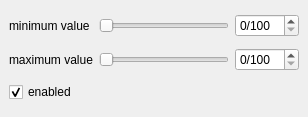
<?xml version="1.0" encoding="UTF-8"?>
<ui version="4.0">
 <class>Form</class>
 <widget class="QWidget" name="Form">
  <property name="geometry">
   <rect>
    <x>0</x>
    <y>0</y>
    <width>308</width>
    <height>117</height>
   </rect>
  </property>
  <property name="sizePolicy">
   <sizepolicy hsizetype="Preferred" vsizetype="Minimum">
    <horstretch>0</horstretch>
    <verstretch>0</verstretch>
   </sizepolicy>
  </property>
  <property name="windowTitle">
   <string>Form</string>
  </property>
  <layout class="QVBoxLayout" name="verticalLayout">
   <property name="leftMargin">
    <number>0</number>
   </property>
   <property name="topMargin">
    <number>0</number>
   </property>
   <property name="rightMargin">
    <number>0</number>
   </property>
   <property name="bottomMargin">
    <number>0</number>
   </property>
   <item>
    <widget class="QWidget" name="widget" native="true">
     <property name="sizePolicy">
      <sizepolicy hsizetype="Preferred" vsizetype="Minimum">
       <horstretch>0</horstretch>
       <verstretch>0</verstretch>
      </sizepolicy>
     </property>
     <layout class="QGridLayout" name="gridLayout">
      <item row="0" column="0">
       <widget class="QLabel" name="label">
        <property name="text">
         <string>minimum value</string>
        </property>
       </widget>
      </item>
      <item row="0" column="1">
       <widget class="QSlider" name="_minSlider">
        <property name="minimumSize">
         <size>
          <width>100</width>
          <height>0</height>
         </size>
        </property>
        <property name="orientation">
         <enum>Qt::Horizontal</enum>
        </property>
       </widget>
      </item>
      <item row="0" column="2">
       <widget class="QSpinBox" name="_minSpin">
        <property name="suffix">
         <string>/100</string>
        </property>
        <property name="prefix">
         <string/>
        </property>
       </widget>
      </item>
      <item row="1" column="0">
       <widget class="QLabel" name="label_2">
        <property name="text">
         <string>maximum value</string>
        </property>
       </widget>
      </item>
      <item row="1" column="1">
       <widget class="QSlider" name="_maxSlider">
        <property name="minimumSize">
         <size>
          <width>100</width>
          <height>0</height>
         </size>
        </property>
        <property name="orientation">
         <enum>Qt::Horizontal</enum>
        </property>
       </widget>
      </item>
      <item row="1" column="2">
       <widget class="QSpinBox" name="_maxSpin">
        <property name="suffix">
         <string>/100</string>
        </property>
       </widget>
      </item>
      <item row="2" column="0">
       <widget class="QCheckBox" name="checkBox">
        <property name="text">
         <string>enabled</string>
        </property>
        <property name="checked">
         <bool>true</bool>
        </property>
       </widget>
      </item>
     </layout>
    </widget>
   </item>
  </layout>
 </widget>
 <resources/>
 <connections>
  <connection>
   <sender>_minSlider</sender>
   <signal>valueChanged(int)</signal>
   <receiver>_minSpin</receiver>
   <slot>setValue(int)</slot>
   <hints>
    <hint type="sourcelabel">
     <x>200</x>
     <y>17</y>
    </hint>
    <hint type="destinationlabel">
     <x>280</x>
     <y>20</y>
    </hint>
   </hints>
  </connection>
  <connection>
   <sender>_maxSlider</sender>
   <signal>valueChanged(int)</signal>
   <receiver>_maxSpin</receiver>
   <slot>setValue(int)</slot>
   <hints>
    <hint type="sourcelabel">
     <x>180</x>
     <y>45</y>
    </hint>
    <hint type="destinationlabel">
     <x>267</x>
     <y>51</y>
    </hint>
   </hints>
  </connection>
  <connection>
   <sender>_minSpin</sender>
   <signal>valueChanged(int)</signal>
   <receiver>_minSlider</receiver>
   <slot>setValue(int)</slot>
   <hints>
    <hint type="sourcelabel">
     <x>237</x>
     <y>10</y>
    </hint>
    <hint type="destinationlabel">
     <x>186</x>
     <y>17</y>
    </hint>
   </hints>
  </connection>
  <connection>
   <sender>_maxSpin</sender>
   <signal>valueChanged(int)</signal>
   <receiver>_maxSlider</receiver>
   <slot>setValue(int)</slot>
   <hints>
    <hint type="sourcelabel">
     <x>241</x>
     <y>38</y>
    </hint>
    <hint type="destinationlabel">
     <x>194</x>
     <y>38</y>
    </hint>
   </hints>
  </connection>
 </connections>
</ui>
